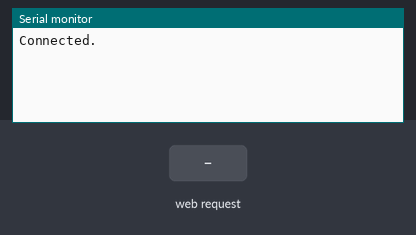
The sketch below on a simulated ESP8266 (NodeMCU). Shown: the last lines printed to the serial monitor. The test bench sets the inputs (shaded band). WiFi joins after 1.5 s; servers stay silent unless stated.

Above: at 2.7 s.
2.8 s: HTTP request GET /on received
At 3.1 s:
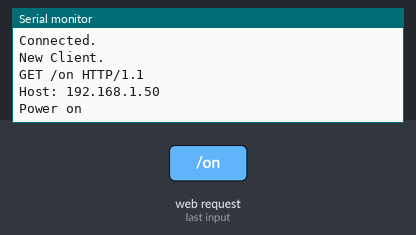
4.3 s: HTTP request GET /off received
At 6.0 s:
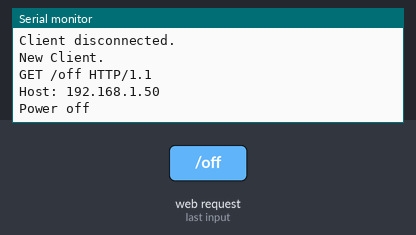
6.3 s: HTTP request GET /aux received
At 7.9 s:
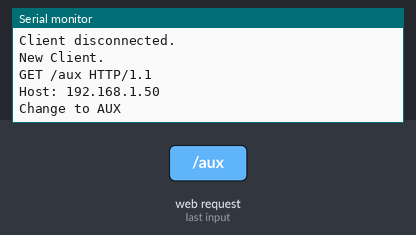
8.4 s: HTTP request GET /tuner received
At 9.8 s:
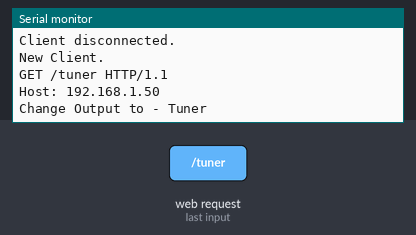
10.5 s: HTTP request GET /cd received
At 11.6 s:
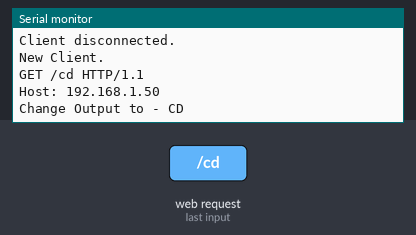
12.5 s: HTTP request GET /phono received
At 14.6 s:
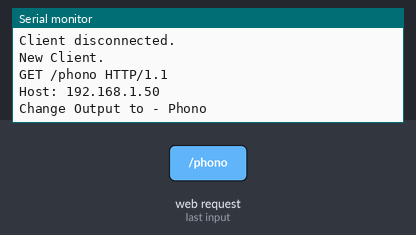

Measured:
- after the input at 2.8 s, the serial monitor: prints a new line at once (image 1)
- after the input at 4.3 s, the serial monitor: prints a new line after 0.57 s (image 2)
- after the input at 6.3 s, the serial monitor: prints a new line after 0.65 s (image 3)
- after the input at 8.4 s, the serial monitor: prints a new line after 0.62 s (image 4)
- after the input at 10.5 s, the serial monitor: prints a new line after 0.59 s (image 5)
- after the input at 12.5 s, the serial monitor: prints a new line after 0.67 s (image 6)

The sketch:

web-2-ir.ino
```cpp
/*********
  Nikolai Georgiev
  Complete project details at https://github.com/NikofSL/yamaha-ax570-web-remote
*********/

// Load IR library
#include <Arduino.h>
#include <IRremoteESP8266.h>
#include <IRsend.h>
const uint16_t kIrLed = 4;  // ESP8266 GPIO pin to use. Recommended: 4 (D2).
IRsend irsend(kIrLed);  // Set the GPIO to be used to sending the message.

////IR Data for Send - Yamaha AX-570
uint64_t power = 0x5EA1F807;
uint64_t vol_up = 0x5EA158A7;
uint64_t vol_down = 0x5EA1D827;
uint64_t tuner = 0x5EA16897;
uint64_t cd = 0x5EA1A857;
uint64_t phono = 0x5EA128D7;
uint64_t aux = 0x5EA1E817;
uint64_t tape = 0x5EA1E01F;
uint64_t tape1 = 0x5EA118E7;
uint64_t tape2 = 0x5EA19867;

// Load library for ESP8266 Wifi
#include <ESP8266WiFi.h>
#include <DNSServer.h>
#include <ESP8266WebServer.h>
#include <WiFiManager.h>         // https://github.com/tzapu/WiFiManager

// Set web server port number to 80
WiFiServer server(80);

// Variable to store the HTTP request
String header;
// Current time
unsigned long currentTime = millis();
// Previous time
unsigned long previousTime = 0;
// Define timeout time in milliseconds (example: 2000ms = 2s)
const long timeoutTime = 2000;
// Auxiliar variables to store the current output state
String output5State = "off";
String output4State = "off";

void setup() {
    irsend.begin();
#if ESP8266
  Serial.begin(115200, SERIAL_8N1, SERIAL_TX_ONLY);
#else  // ESP8266
  Serial.begin(115200, SERIAL_8N1);
#endif  // ESP8266


  // WiFiManager
  // Local intialization. Once its business is done, there is no need to keep it around
  WiFiManager wifiManager;

  // Uncomment and run it once, if you want to erase all the stored information
  //wifiManager.resetSettings();

  // set custom ip for portal
  //wifiManager.setAPConfig(IPAddress(10,0,1,1), IPAddress(10,0,1,1), IPAddress(255,255,255,0));

  // fetches ssid and pass from eeprom and tries to connect
  // if it does not connect it starts an access point with the specified name
  // here  "AutoConnectAP"
  // and goes into a blocking loop awaiting configuration
  wifiManager.autoConnect("AutoConnectAP");
  // or use this for auto generated name ESP + ChipID
  //wifiManager.autoConnect();

  // if you get here you have connected to the WiFi
  Serial.println("Connected.");

  server.begin();
}

void loop(){
   WiFiClient client = server.available();   // Listen for incoming clients

if (client) {                             // If a new client connects,
    Serial.println("New Client.");          // print a message out in the serial port
    String currentLine = "";                // make a String to hold incoming data from the client
    currentTime = millis();
    previousTime = currentTime;
    while (client.connected() && currentTime - previousTime <= timeoutTime) { // loop while the client's connected
      currentTime = millis();
      if (client.available()) {             // if there's bytes to read from the client,
        char c = client.read();             // read a byte, then
        Serial.write(c);                    // print it out the serial monitor
        header += c;
        if (c == '\n') {                    // if the byte is a newline character
          // if the current line is blank, you got two newline characters in a row.
          // that's the end of the client HTTP request, so send a response:
          if (currentLine.length() == 0) {
            // HTTP headers always start with a response code (e.g. HTTP/1.1 200 OK)
            // and a content-type so the client knows what's coming, then a blank line:
            client.println("HTTP/1.1 200 OK");
            client.println("Content-type:text/html");
            client.println("Connection: close");
            client.println();

            // turns the GPIOs on and off
            if (header.indexOf("GET /on") >= 0) {
              Serial.println("Power on");
              output5State = "on";
              irsend.sendNEC(power, 32);
              delay(2000);
              //digitalWrite(output5, HIGH);
            } else if (header.indexOf("GET /off") >= 0) {
              Serial.println("Power off");
              output5State = "off";
              irsend.sendNEC(power, 32);
              delay(2000);
              //digitalWrite(output5, LOW);
            } else if (header.indexOf("GET /aux") >= 0) {
              Serial.println("Change to AUX");
              output4State = "AUX";
              irsend.sendNEC(aux, 32);
              delay(2000);
              //digitalWrite(output4, HIGH);
            } else if (header.indexOf("GET /tuner") >= 0) {
              Serial.println("Change Output to - Tuner");
              output4State = "Tuner";
              irsend.sendNEC(tuner, 32);
              delay(2000);
              //digitalWrite(output4, LOW);
            } else if (header.indexOf("GET /cd") >= 0) {
              Serial.println("Change Output to - CD");
              output4State = "CD";
              irsend.sendNEC(cd, 32);
              delay(2000);
              //digitalWrite(output4, LOW);
            } else if (header.indexOf("GET /phono") >= 0) {
              Serial.println("Change Output to - Phono");
              output4State = "Phono";
              irsend.sendNEC(phono, 32);
              delay(2000);
              //digitalWrite(output4, LOW);
            } else if (header.indexOf("GET /tape1") >= 0) {
              Serial.println("Change Output to - Cassete Deck(tape1)");
              output4State = "Cassete Deck(tape1)";
              irsend.sendNEC(tape1, 32);
              delay(2000);}
              else if (header.indexOf("GET /tape2") >= 0) {
              Serial.println("Change Output to - Cassete Deck(tape1)");
              output4State = "Cassete Deck(tape2)";
              irsend.sendNEC(tape2, 32);
              delay(2000);
              //digitalWrite(output4, LOW);
            } else if (header.indexOf("GET /vol_up") >= 0) {
              Serial.println("Volume UP");
              for(int pp=0; pp <4; pp++){
              irsend.sendNEC(vol_up, 32);
              delay(200);
              }
              //digitalWrite(output4, LOW);
            } else if (header.indexOf("GET /vol_down") >= 0) {
              Serial.println("Volume DOWN");
              for(int pp=0; pp <4; pp++){
              irsend.sendNEC(vol_down, 32);
              delay(200);
              }}

              //digitalWrite(output4, LOW);


            // Display the HTML web page
            client.println("<!DOCTYPE html><html>");
            client.println("<head><meta name=\"viewport\" content=\"width=device-width, initial-scale=1\">");
            client.println("<link rel=\"icon\" href=\"data:,\">");
            // CSS to style the on/off buttons
            // Feel free to change the background-color and font-size attributes to fit your preferences
            client.println("<style>html { font-family: Helvetica; display: inline-block; margin: 0px auto; text-align: center; background-color: gray;}");
            client.println(".button { background-color: #195B6A; border: none; color: white; padding: 15px; text-align: center; width: 20%;");
            client.println("text-decoration: none; font-size: 30px; font-size: 2vw; margin: 2px; cursor: pointer;}");
            client.println(".button2 {background-color: #77878A;}</style></head>");

            // Web Page Heading
            client.println("<body><h1>Web Remote Control For YAMAHA AX-570</h1>");

            // Display current state, and ON/OFF buttons for GPIO 5
            client.println("<p>Power is " + output5State + "</p>");
            // If the output5State is off, it displays the ON button
            if (output5State=="off") {
              client.println("<p><a href=\"/on\"><button class=\"button\">ON</button></a></p>");
            } else {
              client.println("<p><a href=\"/off\"><button class=\"button button2\">OFF</button></a></p>");
            }


            client.println("<p>VOLUME</p>");
            client.println("<p><a href=\"/vol_up\"><button class=\"button\">Volume UP</button></a></p>");
            client.println("<p><a href=\"/vol_down\"><button class=\"button\">Volume Down</button></a></p>");


            // Display current state, and ON/OFF buttons for GPIO 4
            client.println("<p>Output is " + output4State + "</p>");
            client.println("<p><a href=\"/aux\"><button class=\"button\">AUX</button></a></p>");
            client.println("<p><a href=\"/tape1\"><button class=\"button\">Casette Deck(tape1)</button></a></p>");
            client.println("<p><a href=\"/tape2\"><button class=\"button\">Casette Deck(tape2)</button></a></p>");
            client.println("<p><a href=\"/cd\"><button class=\"button\">CD</button></a></p>");
            client.println("<p><a href=\"/tuner\"><button class=\"button\">Tuner</button></a></p>");
            client.println("<p><a href=\"/phono\"><button class=\"button\">Phono</button></a></p>");

            client.println("</body></html>");

            // The HTTP response ends with another blank line
            client.println();
            // Break out of the while loop
            break;
          } else { // if you got a newline, then clear currentLine
            currentLine = "";
          }
        } else if (c != '\r') {  // if you got anything else but a carriage return character,
          currentLine += c;      // add it to the end of the currentLine
        }
      }
    }
    // Clear the header variable
    header = "";
    // Close the connection
    client.stop();
    Serial.println("Client disconnected.");
    Serial.println("");
  }
}
```
